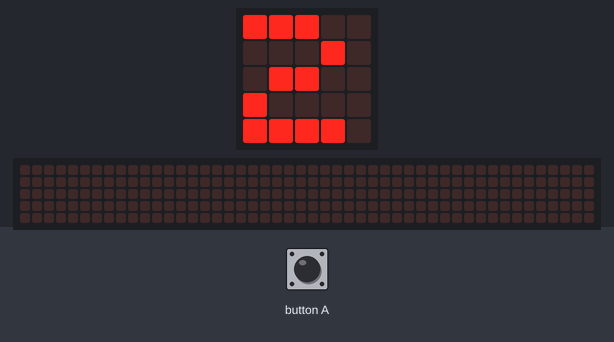
The program below on a simulated BBC micro:bit (MakeCode). Shown: the board's 5×5 LED display, a strip that is not on the board, showing the scrolling text unrolled. The inputs (shaded band) are chosen by the test bench. Random numbers come from a fixed seed; the 48×5 strip is a reading aid, not a part: it shows the text the display is scrolling, unrolled, one strip-width of it at a time.

Above: at 1.3 s.
At 9.0 s:
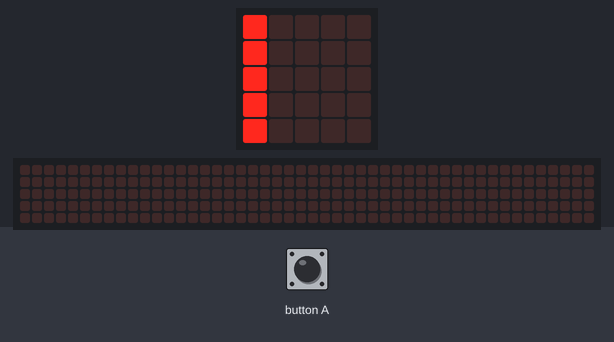
9.1 s: button A pressed for 0.15 s
At 9.8 s:
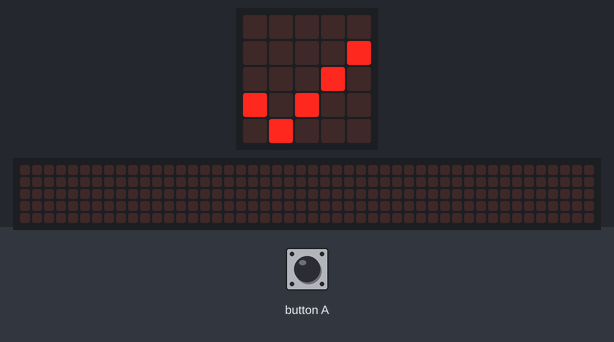
At 17.88 s:
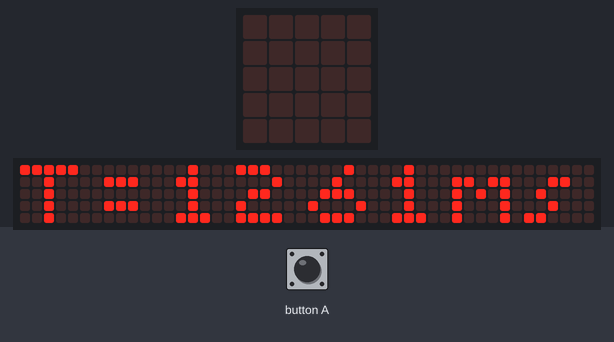

Measured:
- after the input at 9.1 s, the display: changes at once (image 2)
- what the display in image 0 shows lasts 1.2 s, from 1.3 s to 2.5 s
- what the display in image 3 shows lasts 0.4 s, from 17.7 s to 18.1 s

The program:

main.ts
```typescript
function ok () {
    t2 = input.runningTime()
    basic.showLeds(`
        . . . . .
        . . . . #
        . . . # .
        # . # . .
        . # . . .
        `)
    basic.pause(500)
    basic.showString("T=" + (t2 - ti) + "ms")
    Item()
}
function Item () {
    basic.pause(100)
    _var = randint(0, 1)
    if (_var == 0) {
        basic.showLeds(`
            # . . . .
            # . . . .
            # . . . .
            # . . . .
            # . . . .
            `)
        ti = input.runningTime()
    } else {
        basic.showLeds(`
            . . . . #
            . . . . #
            . . . . #
            . . . . #
            . . . . #
            `)
        ti = input.runningTime()
    }
}
let ti = 0
let t2 = 0
let _var = 0
_var = 0
t2 = 0
ti = 0
basic.showNumber(3)
basic.pause(500)
basic.showNumber(2)
basic.pause(500)
basic.showNumber(1)
basic.pause(500)
basic.clearScreen()
basic.showString("GO!")
Item()
basic.forever(function () {
    if (_var == 0 && input.buttonIsPressed(Button.A)) {
        ok()
    }
})
basic.forever(function () {
    if (_var == 1 && input.buttonIsPressed(Button.B)) {
        ok()
    }
})
```

test.ts
```typescript
// aquí va el archivo "tests"; esto no se compilará cuando este paquete se utilice como una extensión.
```
